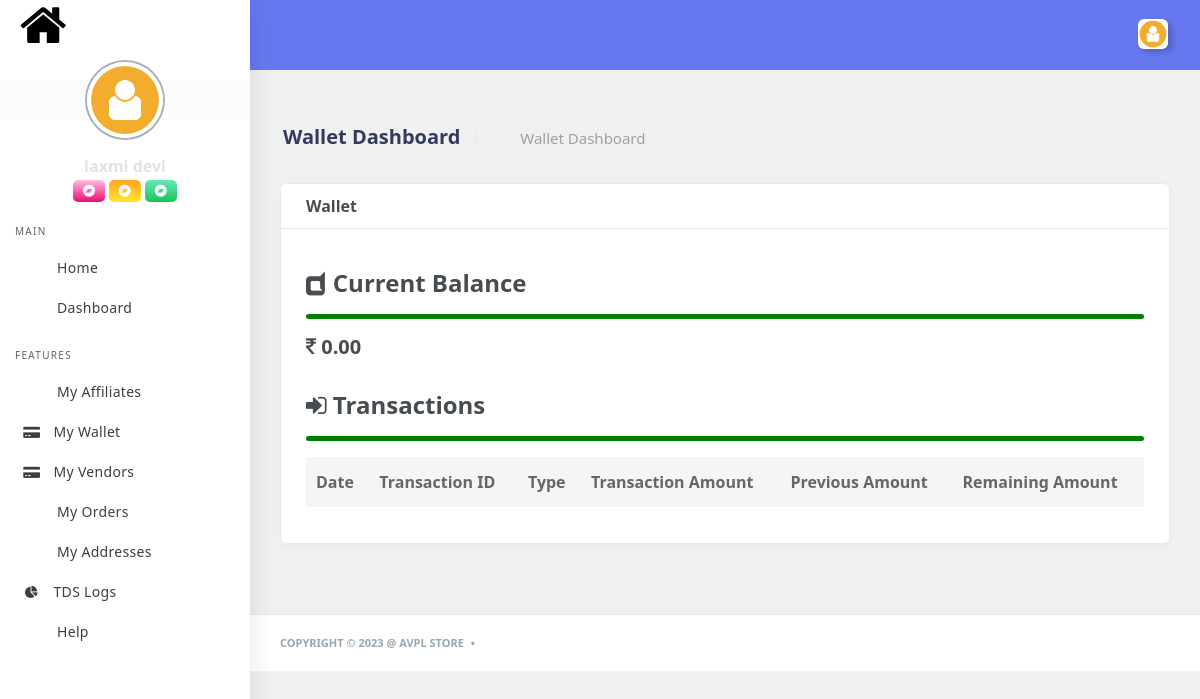
Before: /user/wallet (signed in) with the older database file.
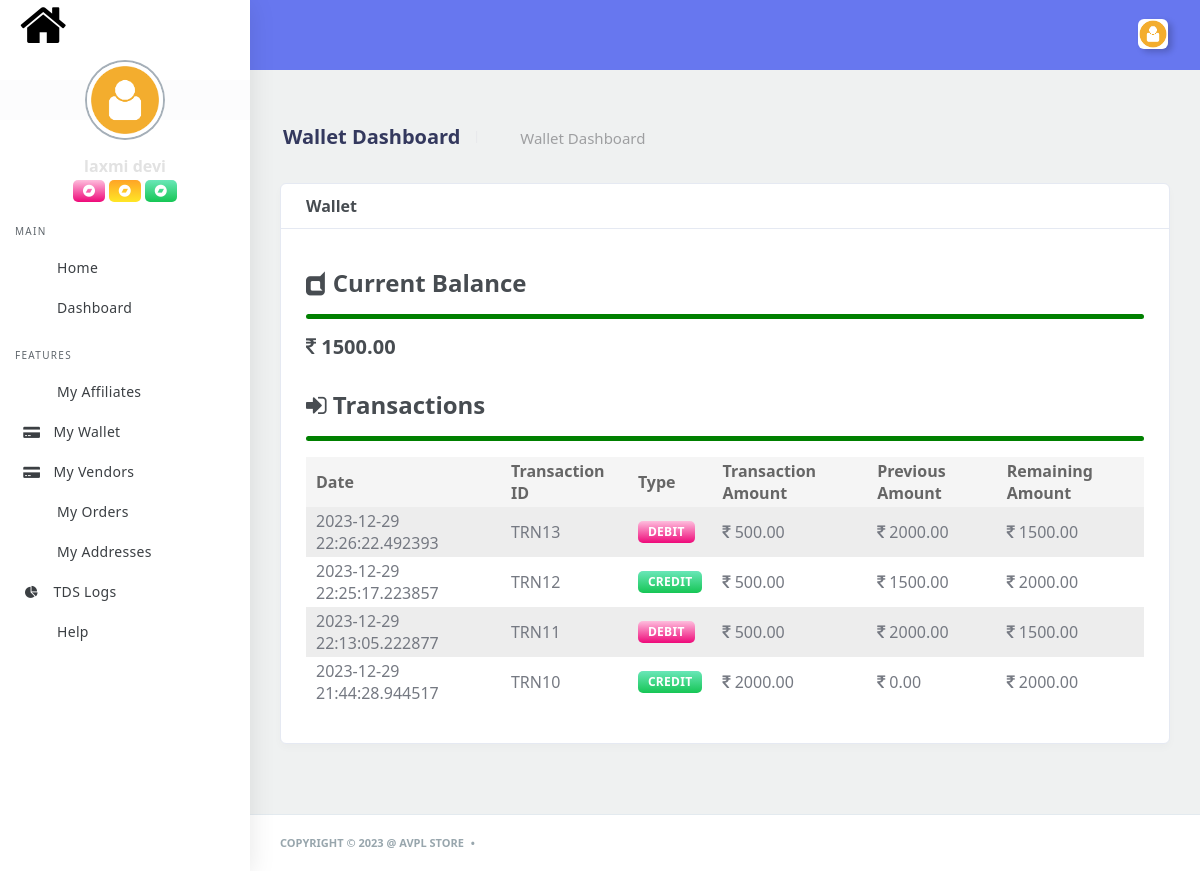
After: the same page with the newer database file.
### user_app/models.py (models this page shows, shortened)
class UserData(models.Model):
	user = models.OneToOneField(User, on_delete=models.CASCADE, related_name='usr')
	first_name = models.CharField(max_length=50, null=True, blank=True)
	last_name = models.CharField(max_length=50, null=True, blank=True)
	phone = models.CharField(max_length=10, null=True, blank=True)
	address = models.CharField(max_length=100, null=True, blank=True)
	zipcode = models.CharField(max_length=20, null=True, blank=True)
	latitude = models.FloatField(null=True, blank=True)
	longitude = models.FloatField(null=True, blank=True)
	gender = models.CharField(max_length=20, null=True, blank=True)
	profile_pic =  models.ImageField(upload_to='profile', null=True, blank=True)
	pv = models.FloatField(default=0.0)
	sponsor = models.ForeignKey(User, on_delete=models.CASCADE, null=True,blank=True)
	is_active = models.BooleanField(default=False)
	subscribed = models.BooleanField(default=False)
	class Meta:
		db_table="UserData"

### main_app/models.py (models this page shows, shortened)
class Wallet(models.Model):
	user = models.ForeignKey(User, on_delete=models.CASCADE)
	current_balance = models.FloatField(default=0.0)
	class Meta:
		db_table="Wallet"

class WalletTransaction(models.Model):
	wallet = models.ForeignKey(Wallet, on_delete=models.CASCADE)
	transaction_date = models.DateTimeField()
	transaction_type = models.CharField(max_length=20)
	transaction_amount = models.FloatField()
	previous_amount = models.FloatField()
	remaining_amount = models.FloatField()
	class Meta:
		db_table="WalletTransaction"

### user_app/views.py (the view)
# urls.py: path('wallet', user_wallet),
@csrf_exempt
def user_wallet(request):
	if check_user_authentication(request, 'User'):
		if not Wallet.objects.filter(user=request.user).exists():
			Wallet.objects.create(user=request.user)
		dic = {'user':UserData.objects.get(user=request.user),
			'wallet':Wallet.objects.filter(user=request.user).first(),
			'wallet_transactions':WalletTransaction.objects.filter(wallet=Wallet.objects.filter(user=request.user).first()).order_by('-transaction_date'),
			'notification':get_notifications(request.user),
			'notification_len':len(Notification.objects.filter(user=request.user, read=False)),
		}
		return render(request, 'user_app/wallet-dash.html', dic)
	else:
		return render(request, '403.html')

### main_app/utils.py (called while the page is built)
def get_notifications(user):
	now_date=datetime.datetime.now()
	dic={}
	lt=[]
	for x in Notification.objects.filter(user=user):
		time = x.notification_date.time()
		date = x.notification_date.date()
		hour = int(str(time)[0:2])
		minute = int(str(time)[3:5])
		year = str(x.notification_date.date())[0:4]
		month = str(x.notification_date.date())[5:7]
		day = str(x.notification_date.date())[8:10]
		new = datetime.datetime(int(year), int(month), int(day), hour, minute, 0, 0, tzinfo=None)
		dic={
			'text':x.text,
			'time':timeago.format(new, now_date.replace(tzinfo=None))
		}
		lt.append(dic)
	return list(reversed(lt))

def check_user_authentication(request, user_type):
	if request.user.is_authenticated:
		if request.user.role.level.level == user_type:
			return True
	return False

### templates/user_app/wallet-dash.html (shortened to what this page needs)
{% extends 'user_app/base.html' %}
{% load static %}
{% block main %}
            <div class="main-content">
               <section class="section">
                  <div class="section-header">
                     <div class="row">
                        <div class="col-xl-6 col-lg-6 col-md-6 col-sm-12">
                           <div class="section-header-breadcrumb-content">
                              <h1>Wallet Dashboard</h1>
                              <div class="section-header-breadcrumb">
                                 <div class="breadcrumb-item active"><a href="/user/"><i class="fas fa-home"></i></a></div>
                                 <div class="breadcrumb-item"><a href="#">Wallet Dashboard</a></div>
                              </div>
                           </div>
                        </div>
                     </div>
                  </div>
                  <div class="section-body">
                     <div class="row">
                        <div class="col-12">
                           <div class="card">
                              <div class="card-header">
                                 <h4>Wallet</h4>
                              </div>
                              <div class="card-body">
                                    <div class="row">
                                       <div class="col-lg-12 col-md-12 col-sm-12">
                                          <h4><i class="fa fa-dashcube"></i> Current Balance</h4>
                                          <hr style="border-width:5px;border-color:green;border-radius:20px;margin-bottm:10px;">
                                          <h5><i class="fa fa-inr"></i> {{wallet.current_balance|floatformat:2}}</h5>
                                       </div>
                                       <div class="col-lg-12 mt-4 col-md-12 col-sm-12">
                                          <h4><i class="fa fa-sign-in"></i> Transactions</h4>
                                          <hr style="border-width:5px;border-color:green;border-radius:20px;margin-bottm:10px;">
                                          <div class="table-responsive">
                                             <table class="table table-striped table-hover" id="tableExport" style="width:100%;">
                                                <thead>
                                                   <tr>
                                                      <th>Date</th>
                                                      <th>Transaction ID</th>
                                                      <th>Type</th>
                                                      <th>Transaction Amount</th>
                                                      <th>Previous Amount</th>
                                                      <th>Remaining Amount</th>
                                                   </tr>
                                                </thead>
                                                <tbody>
                                                   {% for x in wallet_transactions %}
                                                   <tr>
                                                      <td>{{ x.transaction_date|safe }}</td>
                                                      <td>TRN{{ x.id|safe }}</td>
                                                      {% if x.transaction_type == 'CREDIT' %}
                                                      <td><span class="badge badge-success">{{ x.transaction_type }}</span></td>
                                                      {% else %}
                                                      <td><span class="badge badge-danger">{{ x.transaction_type }}</span></td>
                                                      {% endif %}
                                                      <td><i class="fa fa-inr"></i> {{ x.transaction_amount|floatformat:2 }}</td>
                                                      <td><i class="fa fa-inr"></i> {{ x.previous_amount|floatformat:2 }}</td>
                                                      <td><i class="fa fa-inr"></i> {{ x.remaining_amount|floatformat:2 }}</td>
                                                   </tr>
                                                   {% endfor %}
                                                </tbody>
                                             </table>
                                          </div>
                                       </div>
                                    </div>
                              </div>
                           </div>
                        </div>
                     </div>
                  </div>
               </section>
            </div>
{% endblock %}

### templates/user_app/base.html (shortened to what this page needs)
﻿<!DOCTYPE html>
{% load static %}
<html lang="en">
   <head>
      <link rel="stylesheet" href="{% static 'dash/css/app.min.css' %}">
      <link rel="stylesheet" href="{% static 'dash/bundles/jqvmap/dist/jqvmap.min.css' %}">
      <link rel="stylesheet" href="{% static 'dash/bundles/weather-icon/css/weather-icons.min.css' %}">
      <link rel="stylesheet" href="{% static 'dash/bundles/weather-icon/css/weather-icons-wind.min.css' %}">
      <link rel="stylesheet" href="{% static 'dash/bundles/bootstrap-social/bootstrap-social.css' %}">
      <link rel="stylesheet" href="{% static 'dash/bundles/datatables/datatables.min.css' %}">
      <link rel="stylesheet" href="{% static 'dash/bundles/datatables/DataTables-1.10.16/css/dataTables.bootstrap4.min.css' %}">
      <link rel="stylesheet" href="{% static 'dash/css/style.css' %}">
      <link rel="stylesheet" href="{% static 'dash/css/components.css' %}">
      <link rel="stylesheet" href="{% static 'dash/css/custom.css' %}" />
      <link rel="stylesheet" href="https://cdnjs.cloudflare.com/ajax/libs/font-awesome/4.7.0/css/font-awesome.min.css">
   </head>
   <body>
      <div id="app">
         <div class="main-wrapper main-wrapper-1">
            <div class="navbar-bg"></div>
            <nav class="navbar navbar-expand-lg main-navbar">
               <div class="form-inline mr-auto">
                  <ul class="navbar-nav mr-3">
                     <li><a href="#" data-toggle="sidebar" class="nav-link nav-link-lg collapse-btn"><i
                        class="fas fa-bars"></i></a></li>
                     <li><a href="#" class="nav-link nav-link-lg fullscreen-btn">
                        <i class="fas fa-expand"></i>
                        </a>
                     </li>
                  </ul>
               </div>
               <ul class="navbar-nav navbar-right">
                  <li class="dropdown dropdown-list-toggle">
                     <a href="#" onclick="mark_notification_read();" data-toggle="dropdown"
                        class="nav-link notification-toggle nav-link-lg"><i class="far fa-bell"></i>{% if notification_len != 0 %}<span class="notification-count bg-green" id="notification_len">{{notification_len}}</span>{% endif %}</a>
                  </li>
                  <li class="dropdown">
                     <a href="#" data-toggle="dropdown"
                        class="nav-link dropdown-toggle nav-link-lg nav-link-user">
                     <img alt="image" src="{% static 'download.png' %}" class="user-img-radious-style">
                     </a>
                  </li>
               </ul>
            </nav>
            <div class="main-sidebar sidebar-style-2">
               <aside id="sidebar-wrapper">
                  <div class="sidebar-brand">
                     <a href="/">
                     <i class="header-logo fa fa-home" style="font-size: 50px;"></i>
                     </a>
                  </div>
                  <ul class="sidebar-menu">
                     <li class="dropdown active" style="display: block;">
                        <div class="sidebar-profile">
                           <div class="siderbar-profile-pic">
                              {% if user.profile_pic %}
                             <a href="/user/profile"> <img src="{{user.profile_pic.url}}" class="profile-img-circle box-center" alt="User Image"></a>
                             {% else %}
                             <a href="/user/profile"> <img src="{% static 'download.png' %}" class="profile-img-circle box-center" alt="User Image"></a>
                             {% endif %}
                           </div>
                           <div class="siderbar-profile-details">
                              <br>
                              <div class="siderbar-profile-name">{{ user.first_name|safe }} {{ user.last_name|safe }}</div>
                              <span class="badge badge-danger" id="color_red" ><i class="fa fa-bandcamp"></i></span>
                              <span class="badge badge-warning" id="color_yellow"><i class="fa fa-bandcamp"></i></span>
                              <span class="badge badge-success" id="color_green"><i class="fa fa-bandcamp"></i></span>
                           </div>
                        </div>
                     </li>
                     <li class="menu-header">Main</li>
                     <li><a class="nav-link" href="/"><i class="fas fa-home"></i><span>Home</span></a></li>
                     <li><a class="nav-link" href="/user/" onclick="userpv();"><i class="fas fa-desktop"></i><span>Dashboard</span></a></li>
                     <li class="menu-header">Features</li>
                     <li class="dropdown">
                        <a href="#" class="nav-link has-dropdown"><i class="fas fa-sitemap"></i><span>My Affiliates</span></a>
                     </li>
                     <li class="dropdown">
                        <a href="#" class="nav-link has-dropdown"><i class="fa fa-credit-card-alt"></i><span>My Wallet</span></a>
                     </li>
                     <li class="dropdown">
                        <a href="#" class="nav-link has-dropdown"><i class="fa fa-credit-card-alt"></i><span>My Vendors</span></a>
                     </li>
                     <li><a class="nav-link" href="/user/myorder"><i class="fas fa-shopping-bag"></i><span>My Orders</span></a></li>
                     <li><a class="nav-link" href="/user/myaddress"><i class="fas fa-map-marker"></i><span>My Addresses</span></a></li>
                     <li><a class="nav-link" href="/user/tds_log/"><i class="fa fa-pie-chart"></i><span>TDS Logs</span></a></li>
                     <li><a class="nav-link" href="/user/help"><i class="fas fa-question-circle"></i><span>Help</span></a></li>
                      </ul>
               </aside>
            </div>
            {% block main %}{% endblock %}
            <footer class="main-footer">
               <div class="footer-left">
                  Copyright &copy; <script>document.write(new Date().getFullYear());</script> @ AVPL Store
                   <div class="bullet"></div>
               </div>
            </footer>
         </div>
      </div>
   </body>
</html>

### static/dash/css/components.css (style rules this page uses)
.box-center { margin:0 auto }

Changed rows visible on the page:
changed Wallet: current_balance "0.00" → "1500.00"
added WalletTransaction: transaction_date "2023-12-29 22:26:22.492393", id "13", transaction_type "DEBIT", transaction_amount "500.00", previous_amount "2000.00", remaining_amount "1500.00"
added WalletTransaction: transaction_date "2023-12-29 22:25:17.223857", id "12", transaction_type "CREDIT", transaction_amount "500.00", previous_amount "1500.00", remaining_amount "2000.00"
added WalletTransaction: transaction_date "2023-12-29 22:13:05.222877", id "11", transaction_type "DEBIT", transaction_amount "500.00", previous_amount "2000.00", remaining_amount "1500.00"
added WalletTransaction: transaction_date "2023-12-29 21:44:28.944517", id "10", transaction_type "CREDIT", transaction_amount "2000.00", previous_amount "0.00", remaining_amount "2000.00"
